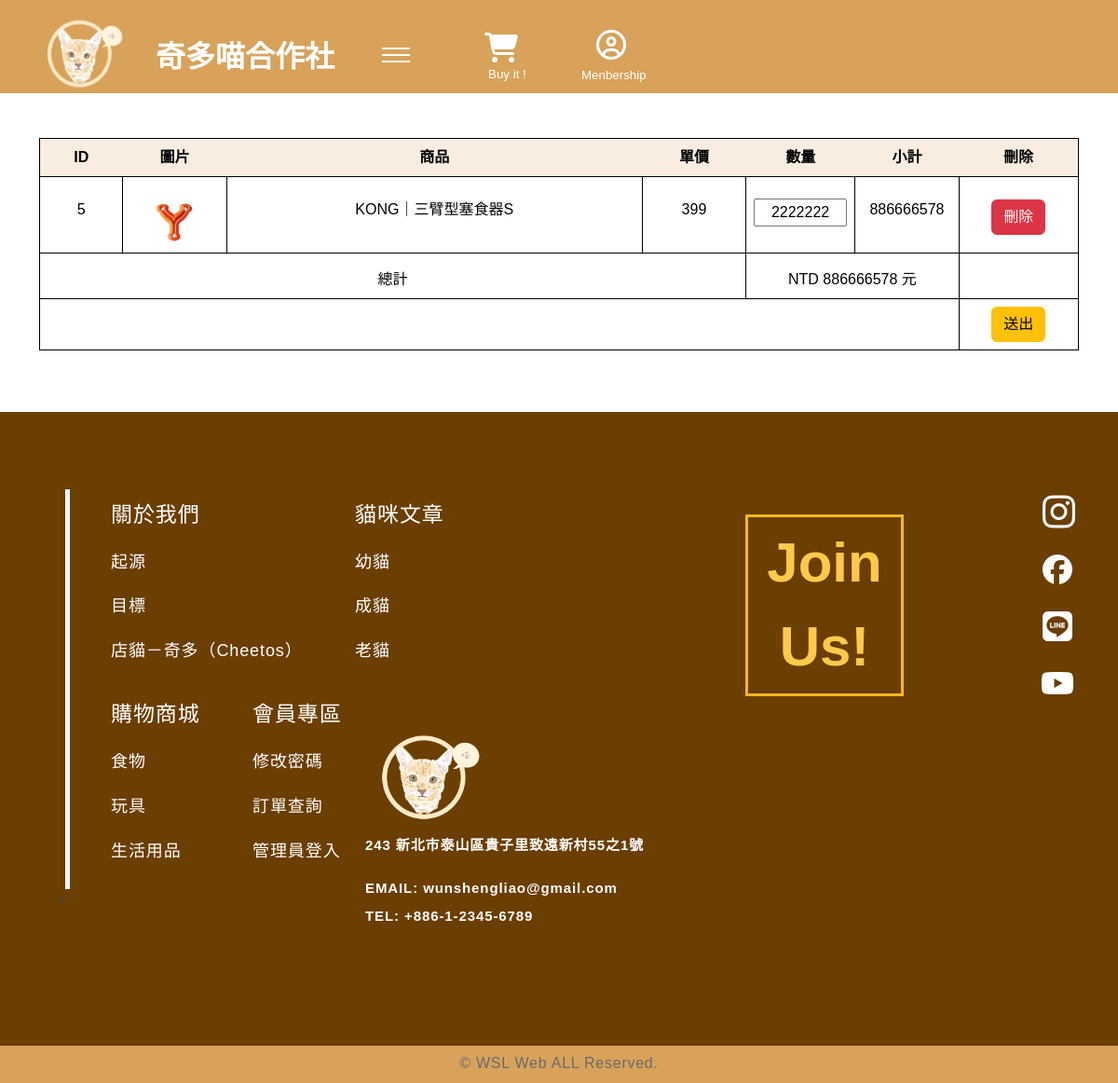
Screenshot of /online_store/cart.php (signed in) with the database file from the repository.
### tables this page shows
CREATE TABLE `customers` (
  `id` int(10) UNSIGNED NOT NULL,
  `name` text NOT NULL,
  `price` int(30) NOT NULL,
  `quantity` int(30) NOT NULL,
  `customer_acc` text NOT NULL,
  `product_id` int(30) NOT NULL
);

CREATE TABLE `goods` (
  `id` int(10) UNSIGNED NOT NULL,
  `name` text NOT NULL,
  `img` text NOT NULL,
  `new` int(11) NOT NULL,
  `discount` int(11) NOT NULL,
  `old_price` int(11) NOT NULL,
  `price` int(11) NOT NULL,
  `quantity` int(11) NOT NULL,
  `like_item` int(11) NOT NULL
);

### online_store/api/db.php (called while the page is built, shortened)
<?php
class db
{
    protected $dsn = "mysql:host=localhost;charset=utf8;dbname=member";
    protected $pdo;
    protected $table;
    public function __construct($table)
    {
        $this->table = $table;
        $this->pdo = new PDO($this->dsn, 'root', '');
    }
    function all($id = '', $other = '')
    {
        $sql = "select * from `$this->table` ";
        if (isset($this->table) && !empty($this->table)) {
            if (is_array($id)) {
                if (!empty($id)) {
                    $tmp = $this->a2s($id);
                    $sql .= " where " . join(" && ", $tmp);
                }
            } else {
                $sql .= " $id";
            }
            $sql .= $other;
            $rows = $this->pdo->query($sql)->fetchAll(PDO::FETCH_ASSOC);
            return $rows;
        } else {
            echo "錯誤:沒有指定的資料表名稱";
        }
    }
    function find($id)
    {
        $sql = "select * from `$this->table` ";
        if (is_array($id)) {
            $tmp = $this->a2s($id);
            $sql .= " where " . join(" && ", $tmp);
        } else if (is_numeric($id)) {
            $sql .= " where `id`='$id'";
        } else {
            echo "錯誤:參數的資料型態比須是數字或陣列";
        }
        $row = $this->pdo->query($sql)->fetch(PDO::FETCH_ASSOC);
        return $row;
    }
    private function a2s($array)
    {
        foreach ($array as $col => $value) {
            $tmp[] = "`$col`='$value'";
        }
        return $tmp;
    }
}
$Good=new DB('goods');
$Customer=new DB('customers');

### online_store/cart.php (the view, shortened to what this page needs)
<?php
include_once "./api/db.php";
?>
<!DOCTYPE html>
<html lang="en">
<head>
  <link href="https://cdn.jsdelivr.net/npm/bootstrap@5.3.2/dist/css/bootstrap.min.css" rel="stylesheet">
  <link rel="stylesheet" href="https://cdnjs.cloudflare.com/ajax/libs/font-awesome/6.5.1/css/brands.min.css">
  <link rel="stylesheet" href="https://cdnjs.cloudflare.com/ajax/libs/font-awesome/6.5.1/css/all.min.css" />
  <link rel="stylesheet" media="screen and (max-width: 1000px)" href="./css/small_screen.css">
  <link rel="stylesheet" media="screen and (max-width:1600px)" href="./css/middle_screen.css">
  <link rel="stylesheet" media="screen and (min-width: 1600px)" href="./css/big_screen.css">
</head>
<body>
  <?php
  include "./inc/header_aboutUs_articles.php"
  ?>
  <div class="container mt-5">
    <form action="./api/cart_add_good.php" method="post">
      <table class="table">
        <tr>
          <th style="width:8%;background-color:#f8ede0">ID</th>
          <th style="width:10% ;background-color:#f8ede0">圖片</th>
          <th style="width:40% ;background-color:#f8ede0">商品</th>
          <th style="width:10%;background-color:#f8ede0">單價</th>
          <th style="width:10%;background-color:#f8ede0">數量</th>
          <th style="width:10%;background-color:#f8ede0">小計</th>
          <th style="background-color:#f8ede0">刪除</th>
        </tr>
        <?php
        $cart = $Customer->all(['customer_acc' => $_SESSION['user']], 'ORDER BY product_id ASC');
        foreach ($cart as $index => $cartItem) {
          $row = $Good->find(['id' => $cartItem['product_id']]);
          echo '<tr>';
          echo "<td style='padding-top:23px'>{$row['id']}</td>";
          echo "<td style='padding-top:23px'><img src='./img/{$row['img']}' width='50px' alt=''></td>";
          echo "<td style='padding-top:23px'>{$row['name']}</td>";
          echo "<td style='padding-top:23px' class='price'>{$row['price']}</td>";
          echo "<td style='padding-top:23px'>
                    <input type='number' name='quantity[]' class='quantity-input' value='{$cartItem["quantity"]}'></td>";
          $total = $cartItem['quantity'] * $row['price'];
          echo "<td style='padding-top:23px' class='subtotal' id='total'>{$total}</td>";
        ?>
          <td>
            <a href="./api/del_good.php?id=<?= $row['id']; ?>"><input class="btn btn-danger mt-3" type="button" value="刪除"></a>
          </td>
          </tr>
        <?php
        }
        ?>
        <tr>
          <td colspan="4" class="pt-3">總計</td>
          <td colspan="2" class="pt-3" id="totalPrice">NTD</td>
        </tr>
        <tr>
          <td colspan="6">
          </td>
          <td>
            <input class="btn btn-warning" type="submit" value="送出">
          </td>
        </tr>
      </table>
    </form>
  </div>
  <?php
  include "./inc/login_form.php"
  ?>
  <?php
  include "./inc/footer.php"
  ?>
  <div class=" mt-5 col-md-5 col footer-pages" style="border-left:5px solid white">
    <ul class="pages">
      <li>
        <a class="footer-header" href="./aboutUs.php">關於我們</a>
      </li>
      <li>
        <a href="./aboutUs.php">起源</a>
      </li>
      <li>
        <a href="./aboutUs.php#origin">目標</a>
      </li>
      <li>
        <a href="./aboutUs.php#cheetos">店貓－奇多（Cheetos）</a>
      </li>
    </ul>
    <ul class="pages">
      <li>
        <a class="footer-header" href="./articles.php">貓咪文章</a>
      </li>
      <li>
        <a class="" href="./articles.php#">幼貓</a>
      </li>
      <li>
        <a class="" href="./articles.php#">成貓</a>
      </li>
      <li>
        <a class="" href="./articles.php#">老貓</a>
      </li>
    </ul>
    <ul class="pages">
      <li>
        <a class="footer-header" href="./index.php#store">購物商城</a>
      </li>
      <li>
        <a class="" href="./index.php#store">食物</a>
      </li>
      <li>
        <a class="" href="./index.php#store">玩具</a>
      </li>
      <li>
        <a class="" href="./index.php#store">生活用品</a>
      </li>
    </ul>
    <ul class="pages">
      <li>
        <a class="footer-header" href="" data-bs-toggle="modal" data-bs-target="#myModal">會員專區</a>
      </li>
      <?php
      if (isset($_SESSION['user'])) {
        echo            '<li>';
        echo  '<a href="member.php">修改密碼</a>';
        echo '</li>';
      } else {
        echo            '<li>';
        echo  '<a href="add.php">加入會員</a>';
        echo '</li>';
      }
      ?>
      <li>
        <a href="cart.php">訂單查詢</a>
      </li>
      <li>
        <a href="back_login.php">管理員登入</a>
      </li>
    </ul>
  </div>
  <?php
  include "./inc/login_form.php"
  ?>
  <?php
  include "./inc/copyright.php"
  ?>
</body>
</html>

### online_store/css/middle_screen.css (style rules this page uses)
* { margin: 0; box-sizing: border-box; }
body { overflow-x: hidden; }
.pages { left: 200px }
li { list-style: none; }
footer a { color: #fff; text-decoration: none }
.footer-pages { margin-left: 20px }
footer .pages { display: inline-block; padding-right: 20px; font-size: 1.8rem; font-weight: 400; line-height: 1.33; letter-spacing: .9px; text-align: left; color: #fff }
footer .pages li a { padding: 12px 0; display: block }
.footer-header { font-size: 23px; }
.pages li { font-size: 18px; }
body { font-family: "Poppins", sans-serif; color: #444444; display: grid; }
a, a:hover { text-decoration: none; color: inherit; }

### online_store/css/small_screen.css (style rules this page uses)
* { margin: 0; box-sizing: border-box; }
body { overflow-x: hidden; }
.pages { left:200px }
li { list-style: none; }
footer a { color: #fff; text-decoration: none }
footer .pages { display: inline-block; padding-right: 20px; font-size: 1.8rem; font-weight: 400; line-height: 1.33; letter-spacing: .9px; text-align: left; color: #fff }
footer .pages li a { padding: 12px 0; display: block }
.footer-header { font-size: 23px; }
.pages li { font-size: 18px; }
body { font-family: "Poppins", sans-serif; color: #444444; }
a, a:hover { text-decoration: none; color: inherit; }

### online_store/css/big_screen.css (style rules this page uses)
* { margin: 0; box-sizing: border-box; }
body { overflow-x: auto; }
li { list-style: none; }
footer a { color: #fff; text-decoration: none }
footer .pages { display: inline-block; padding-right: 20px; font-size: 1.8rem; font-weight: 400; line-height: 1.33; letter-spacing: .9px; text-align: left; color: #fff }
footer .pages li a { padding: 12px 0; display: block }
.footer-header { font-size: 23px; }
.pages li { font-size: 18px; }
body { font-family: "Poppins", sans-serif; color: #444444; }
a, a:hover { text-decoration: none; color: inherit; }

### online_store/cart.php (style rules this page uses)
table { width: 100vw; }
table, tr, td { border: 1px solid black; text-align: center; }
.quantity-input { width: 100px; text-align:end; }

### rows the page displays
customers: goods.id "5", goods.img (picture), goods.name "KONG｜三臂型塞食器S", goods.price "399", quantity "2222222", quantity.price "886666578"
